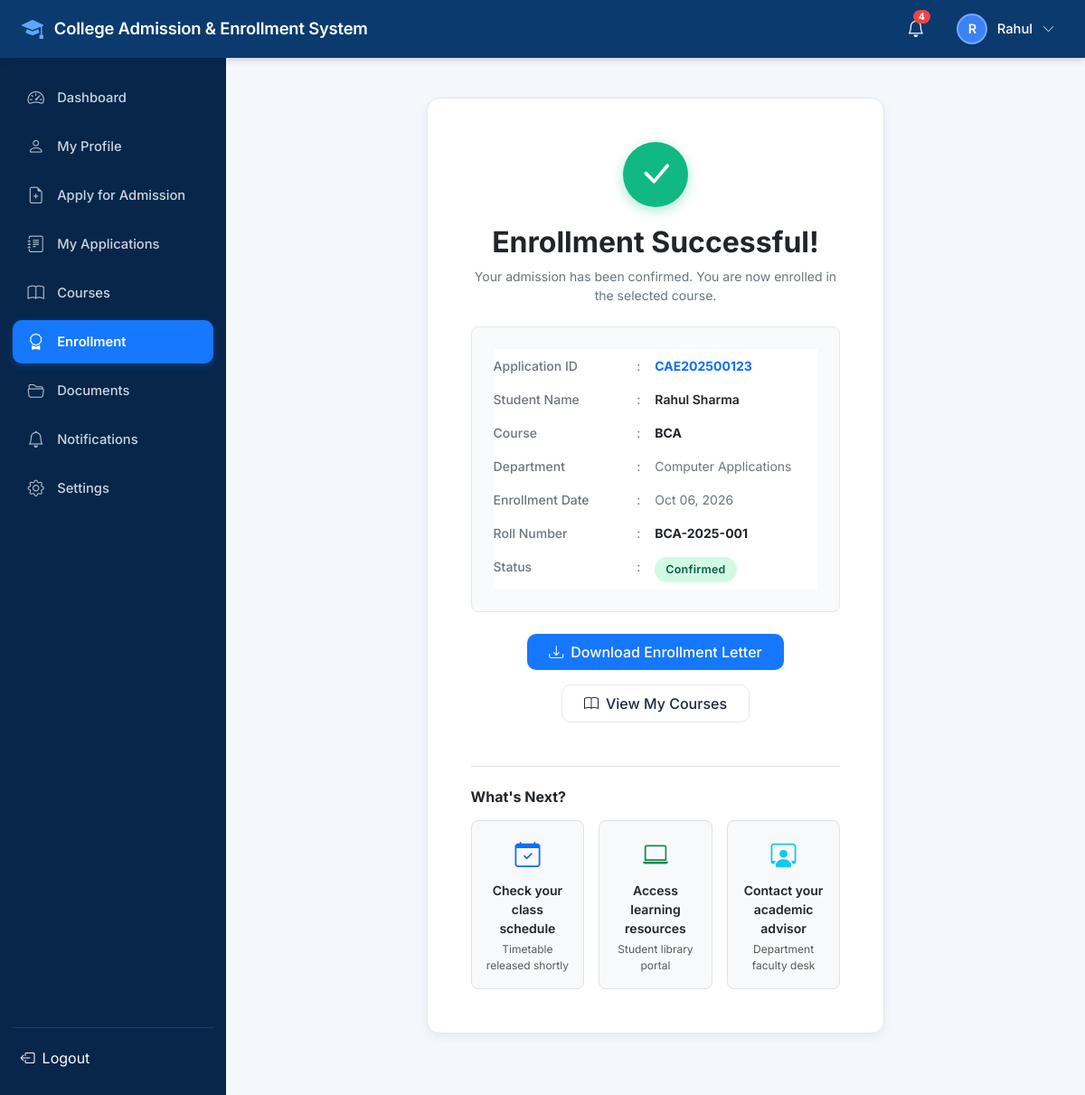
The page /enrollments/confirmation/CAE202500123/ (signed in) on the database its author committed.
### accounts/models.py (models this page shows, shortened)
class User(AbstractUser):
    ROLE_CHOICES = (
        ('ADMIN', 'Admin'),
        ('STUDENT', 'Student'),
    )
    role = models.CharField(max_length=20, choices=ROLE_CHOICES, default='STUDENT')
    email = models.EmailField(unique=True)
    phone_number = models.CharField(max_length=20, blank=True, null=True)
    profile_picture = models.ImageField(upload_to='profiles/', blank=True, null=True)
    created_at = models.DateTimeField(auto_now_add=True)
    updated_at = models.DateTimeField(auto_now=True)
    USERNAME_FIELD = 'email'
    REQUIRED_FIELDS = ['username', 'first_name', 'last_name']
    @property
    def is_student(self):
        return self.role == 'STUDENT'
    @property
    def is_admin_user(self):
        return self.role == 'ADMIN' or self.is_staff or self.is_superuser
    @property
    def full_name(self):
        name = f"{self.first_name} {self.last_name}".strip()
        return name if name else self.username

### admissions/models.py (models this page shows, shortened)
class AdmissionApplication(models.Model):
    STATUS_CHOICES = (
        ('Draft', 'Draft'),
        ('Submitted', 'Submitted'),
        ('Under Review', 'Under Review'),
        ('Document Verification', 'Document Verification'),
        ('Approved', 'Approved'),
        ('Rejected', 'Rejected'),
        ('Enrolled', 'Enrolled'),
    )
    application_id = models.CharField(max_length=30, unique=True, blank=True)
    student = models.ForeignKey(settings.AUTH_USER_MODEL, on_delete=models.CASCADE, related_name='applications')
    course = models.ForeignKey(Course, on_delete=models.PROTECT, related_name='applications')
    status = models.CharField(max_length=30, choices=STATUS_CHOICES, default='Draft')
    current_step = models.PositiveIntegerField(default=1)
    full_name = models.CharField(max_length=150)
    email = models.EmailField()
    phone_number = models.CharField(max_length=20)
    date_of_birth = models.DateField(null=True, blank=True)
    gender = models.CharField(max_length=20, blank=True)
    address = models.TextField(blank=True)
    father_name = models.CharField(max_length=150, blank=True)
    mother_name = models.CharField(max_length=150, blank=True)
    guardian_contact = models.CharField(max_length=20, blank=True)
    previous_institution = models.CharField(max_length=255, blank=True)
    qualification = models.CharField(max_length=150, blank=True)
    board_university = models.CharField(max_length=150, blank=True)
    passing_year = models.PositiveIntegerField(null=True, blank=True)
    percentage_cgpa = models.DecimalField(max_digits=5, decimal_places=2, null=True, blank=True)
    rejection_reason = models.TextField(blank=True, null=True)
    admin_remarks = models.TextField(blank=True, null=True)
    reviewed_by = models.ForeignKey(settings.AUTH_USER_MODEL, on_delete=models.SET_NULL, null=True, blank=True, related_name='reviewed_applications')
    reviewed_at = models.DateTimeField(null=True, blank=True)
    submitted_at = models.DateTimeField(null=True, blank=True)
    created_at = models.DateTimeField(auto_now_add=True)
    updated_at = models.DateTimeField(auto_now=True)
    class Meta:
        ordering = ['-created_at']

### courses/models.py (models this page shows, shortened)
class Course(models.Model):
    STATUS_CHOICES = (
        ('Active', 'Active'),
        ('Inactive', 'Inactive'),
    )
    course_name = models.CharField(max_length=150)
    course_code = models.CharField(max_length=30, unique=True)
    department = models.CharField(max_length=100)
    description = models.TextField(blank=True)
    duration = models.CharField(max_length=50, default='3 Years')
    total_seats = models.PositiveIntegerField(default=60, validators=[MinValueValidator(1)])
    available_seats = models.PositiveIntegerField(default=60)
    eligibility = models.TextField(default='10+2 Higher Secondary Examination passed with minimum 50% aggregate marks.')
    fees = models.DecimalField(max_digits=10, decimal_places=2, default=45000.00)
    status = models.CharField(max_length=20, choices=STATUS_CHOICES, default='Active')
    created_at = models.DateTimeField(auto_now_add=True)
    updated_at = models.DateTimeField(auto_now=True)
    class Meta:
        ordering = ['course_name']

### enrollments/models.py (models this page shows, shortened)
class Enrollment(models.Model):
    STATUS_CHOICES = (
        ('Confirmed', 'Confirmed'),
        ('Cancelled', 'Cancelled'),
    )
    enrollment_id = models.CharField(max_length=30, unique=True, blank=True)
    student = models.ForeignKey(settings.AUTH_USER_MODEL, on_delete=models.CASCADE, related_name='enrollments')
    application = models.OneToOneField(AdmissionApplication, on_delete=models.CASCADE, related_name='enrollment')
    course = models.ForeignKey(Course, on_delete=models.PROTECT, related_name='enrollments')
    academic_year = models.CharField(max_length=30, default='2025-2026')
    enrollment_date = models.DateField(auto_now_add=True)
    status = models.CharField(max_length=20, choices=STATUS_CHOICES, default='Confirmed')
    roll_number = models.CharField(max_length=40, blank=True)
    remarks = models.TextField(blank=True)
    created_at = models.DateTimeField(auto_now_add=True)
    updated_at = models.DateTimeField(auto_now=True)
    class Meta:
        ordering = ['-created_at']

### enrollments/views.py (the view)
# urls.py: path('confirmation/<str:application_id>/', views.enrollment_confirmation, name='confirmation'),
@student_required
def enrollment_confirmation(request, application_id):
    application = get_object_or_404(
        AdmissionApplication.objects.select_related('course', 'student', 'enrollment'),
        application_id=application_id,
        student=request.user
    )
    if not hasattr(application, 'enrollment'):
        messages.warning(request, "Enrollment has not been completed for this application yet.")
        return redirect('admissions:application_detail', application_id=application.application_id)
    enrollment = application.enrollment
    return render(request, 'enrollments/confirmation.html', {
        'application': application,
        'enrollment': enrollment,
        'course': application.course,
    })

### notifications/context_processors.py (called while the page is built)
def notification_context(request):
    if request.user.is_authenticated:
        unread_count = Notification.objects.filter(recipient=request.user, is_read=False).count()
        recent_notifications = Notification.objects.filter(recipient=request.user)[:5]
        return {
            'unread_notifications_count': unread_count,
            'recent_notifications': recent_notifications,
        }
    return {
        'unread_notifications_count': 0,
        'recent_notifications': [],
    }

### templates/enrollments/confirmation.html (shortened to what this page needs)
{% extends 'base.html' %}
{% load static %}
{% block content %}
<div class="row justify-content-center my-3">
  <div class="col-lg-8 col-xl-7">
    <div class="card-custom text-center p-4 p-md-5 mb-4">
      <div class="confirmation-success-icon">
        <i class="bi bi-check-lg"></i>
      </div>
      <h2 class="fw-bold text-dark mb-2">Enrollment Successful!</h2>
      <p class="text-secondary small mb-4">
        Your admission has been confirmed. You are now enrolled in the selected course.
      </p>
      <div class="p-4 rounded-3 text-start mx-auto mb-4" style="background-color: #F8FAFC; border: 1px solid #E2E8F0; max-width: 520px;">
        <table class="table table-borderless small mb-0">
          <tbody>
            <tr>
              <td class="text-secondary fw-medium ps-0" style="width: 42%;">Application ID</td>
              <td class="text-secondary" style="width: 5%;">:</td>
              <td class="fw-bold text-primary">{{ application.application_id }}</td>
            </tr>
            <tr>
              <td class="text-secondary fw-medium ps-0">Student Name</td>
              <td class="text-secondary">:</td>
              <td class="fw-semibold text-dark">{{ application.full_name }}</td>
            </tr>
            <tr>
              <td class="text-secondary fw-medium ps-0">Course</td>
              <td class="text-secondary">:</td>
              <td class="fw-bold text-dark">{{ course.course_name }}</td>
            </tr>
            <tr>
              <td class="text-secondary fw-medium ps-0">Department</td>
              <td class="text-secondary">:</td>
              <td class="text-secondary">{{ course.department }}</td>
            </tr>
            <tr>
              <td class="text-secondary fw-medium ps-0">Enrollment Date</td>
              <td class="text-secondary">:</td>
              <td class="text-secondary">{{ enrollment.enrollment_date|date:"M d, Y" }}</td>
            </tr>
            <tr>
              <td class="text-secondary fw-medium ps-0">Roll Number</td>
              <td class="text-secondary">:</td>
              <td class="fw-bold text-dark">{{ enrollment.roll_number }}</td>
            </tr>
            <tr>
              <td class="text-secondary fw-medium ps-0">Status</td>
              <td class="text-secondary">:</td>
              <td>
                <span class="badge-custom badge-approved">Confirmed</span>
              </td>
            </tr>
          </tbody>
        </table>
      </div>
      <div class="d-flex flex-wrap justify-content-center gap-3 mb-5">
        <a href="{% url 'enrollments:enrollment_letter' application.application_id %}" target="_blank" class="btn btn-primary-custom px-4 py-2 fs-6">
          <i class="bi bi-download"></i> Download Enrollment Letter
        </a>
        <a href="{% url 'enrollments:my_enrollments' %}" class="btn btn-outline-custom px-4 py-2 fs-6">
          <i class="bi bi-book"></i> View My Courses
        </a>
      </div>
      <div class="border-top pt-4 text-start">
        <h6 class="fw-bold text-dark mb-3">What's Next?</h6>
        <div class="row g-3">
          <div class="col-md-4">
            <div class="p-3 rounded-3 bg-light border text-center h-100">
              <i class="bi bi-calendar-check fs-3 text-primary mb-2 d-block"></i>
              <span class="small fw-semibold text-dark d-block">Check your class schedule</span>
              <small class="text-muted d-block mt-1" style="font-size: 0.75rem;">Timetable released shortly</small>
            </div>
          </div>
          <div class="col-md-4">
            <div class="p-3 rounded-3 bg-light border text-center h-100">
              <i class="bi bi-laptop fs-3 text-success mb-2 d-block"></i>
              <span class="small fw-semibold text-dark d-block">Access learning resources</span>
              <small class="text-muted d-block mt-1" style="font-size: 0.75rem;">Student library portal</small>
            </div>
          </div>
          <div class="col-md-4">
            <div class="p-3 rounded-3 bg-light border text-center h-100">
              <i class="bi bi-person-workspace fs-3 text-info mb-2 d-block"></i>
              <span class="small fw-semibold text-dark d-block">Contact your academic advisor</span>
              <small class="text-muted d-block mt-1" style="font-size: 0.75rem;">Department faculty desk</small>
            </div>
          </div>
        </div>
      </div>
    </div>
  </div>
</div>
{% endblock %}

### templates/base.html (shortened to what this page needs)
{% load static %}
<!DOCTYPE html>
<html lang="en">
<head>
  <link href="https://cdn.jsdelivr.net/npm/bootstrap@5.3.3/dist/css/bootstrap.min.css" rel="stylesheet">
  <link rel="stylesheet" href="https://cdn.jsdelivr.net/npm/bootstrap-icons@1.11.3/font/bootstrap-icons.min.css">
  <link rel="stylesheet" href="{% static 'css/style.css' %}">
</head>
<body>
  <header class="portal-header">
    <div class="d-flex align-items-center gap-3">
      <a href="{% if user.is_authenticated %}{% if user.is_admin_user %}{% url 'accounts:admin_dashboard' %}{% else %}{% url 'students:dashboard' %}{% endif %}{% else %}{% url 'accounts:home' %}{% endif %}" class="portal-brand text-decoration-none">
        <i class="bi bi-mortarboard-fill"></i>
        <span>College Admission & Enrollment System</span>
      </a>
    </div>
    <div class="portal-header-right">
      {% if user.is_authenticated %}
        <div class="dropdown">
          <button class="notification-bell-btn" id="notifDropdown" data-bs-toggle="dropdown" aria-expanded="false" title="Notifications">
            <i class="bi bi-bell"></i>
            {% if unread_notifications_count > 0 %}
              <span class="notification-badge">{{ unread_notifications_count }}</span>
            {% endif %}
          </button>
        </div>
        <div class="dropdown">
          <button class="header-user-btn" id="userMenuDropdown" data-bs-toggle="dropdown" aria-expanded="false">
            <div class="header-avatar">
              {% if user.profile_picture %}
                <img src="{{ user.profile_picture.url }}" alt="{{ user.full_name }}" class="w-100 h-100 rounded-circle">
              {% else %}
                {{ user.first_name|first|default:user.username|first|upper }}
              {% endif %}
            </div>
            <span class="header-user-name d-none d-sm-inline">{{ user.full_name|default:user.username }}</span>
            <i class="bi bi-chevron-down small opacity-75"></i>
          </button>
        </div>
      {% endif %}
    </div>
  </header>
  {% if user.is_authenticated %}
    <div class="portal-layout">
      <aside class="portal-sidebar">
        <ul class="sidebar-menu">
          {% if user.is_student %}
            <li class="sidebar-item {% if request.resolver_match.view_name == 'students:dashboard' %}active{% endif %}">
              <a href="{% url 'students:dashboard' %}"><i class="bi bi-speedometer2"></i> Dashboard</a>
            </li>
            <li class="sidebar-item {% if request.resolver_match.view_name == 'students:profile' %}active{% endif %}">
              <a href="{% url 'students:profile' %}"><i class="bi bi-person"></i> My Profile</a>
            </li>
            <li class="sidebar-item {% if request.resolver_match.view_name == 'admissions:apply' %}active{% endif %}">
              <a href="{% url 'admissions:apply' %}"><i class="bi bi-file-earmark-plus"></i> Apply for Admission</a>
            </li>
            <li class="sidebar-item {% if 'my_applications' in request.resolver_match.view_name or 'application_detail' in request.resolver_match.view_name %}active{% endif %}">
              <a href="{% url 'admissions:my_applications' %}"><i class="bi bi-journal-text"></i> My Applications</a>
            </li>
            <li class="sidebar-item {% if 'courses' in request.resolver_match.app_name and not user.is_admin_user %}active{% endif %}">
              <a href="{% url 'courses:list' %}"><i class="bi bi-book"></i> Courses</a>
            </li>
            <li class="sidebar-item {% if 'enrollments' in request.resolver_match.app_name %}active{% endif %}">
              <a href="{% url 'enrollments:my_enrollments' %}"><i class="bi bi-award"></i> Enrollment</a>
            </li>
            <li class="sidebar-item {% if 'documents' in request.resolver_match.app_name %}active{% endif %}">
              <a href="{% url 'documents:list' %}"><i class="bi bi-folder2-open"></i> Documents</a>
            </li>
            <li class="sidebar-item {% if 'notifications' in request.resolver_match.app_name %}active{% endif %}">
              <a href="{% url 'notifications:list' %}"><i class="bi bi-bell"></i> Notifications</a>
            </li>
            <li class="sidebar-item {% if request.resolver_match.view_name == 'accounts:settings' %}active{% endif %}">
              <a href="{% url 'accounts:settings' %}"><i class="bi bi-gear"></i> Settings</a>
            </li>
          {% endif %}
        </ul>
        <div class="sidebar-footer">
          <form action="{% url 'accounts:logout' %}" method="post">
            <button type="submit" class="btn btn-link text-white text-decoration-none w-100 text-start p-2 d-flex align-items-center gap-2 rounded hover-bg">
              <i class="bi bi-box-arrow-left"></i> Logout
            </button>
          </form>
        </div>
      </aside>
      <main class="portal-content">
        {% block content %}{% endblock %}
      </main>
    </div>
  {% else %}
    <main class="flex-grow-1">
      {% block public_content %}{% endblock %}
    </main>
  {% endif %}
</body>
</html>

### rows shown on the page
User: first_name|first "R", full_name "Rahul"
AdmissionApplication: application_id "CAE202500123", full_name "Rahul Sharma"
Course: course_name "BCA", department "Computer Applications"
Enrollment: enrollment_date "Oct 06, 2026", roll_number "BCA-2025-001"

### other values the page prints
{{ unread_notifications_count }} "4"
